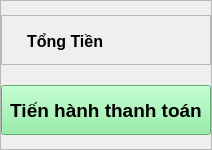
                         <widget class="QFrame" name="frame_17">
                          <property name="sizePolicy">
                           <sizepolicy hsizetype="Preferred" vsizetype="Preferred">
                            <horstretch>0</horstretch>
                            <verstretch>0</verstretch>
                           </sizepolicy>
                          </property>
                          <property name="minimumSize">
                           <size>
                            <width>0</width>
                            <height>150</height>
                           </size>
                          </property>
                          <property name="maximumSize">
                           <size>
                            <width>16777215</width>
                            <height>150</height>
                           </size>
                          </property>
                          <property name="frameShape">
                           <enum>QFrame::StyledPanel</enum>
                          </property>
                          <property name="frameShadow">
                           <enum>QFrame::Raised</enum>
                          </property>
                          <layout class="QVBoxLayout" name="verticalLayout_11">
                           <property name="leftMargin">
                            <number>0</number>
                           </property>
                           <property name="topMargin">
                            <number>0</number>
                           </property>
                           <property name="rightMargin">
                            <number>0</number>
                           </property>
                           <property name="bottomMargin">
                            <number>0</number>
                           </property>
                           <item>
                            <widget class="QFrame" name="frame_16">
                             <property name="maximumSize">
                              <size>
                               <width>16777215</width>
                               <height>50</height>
                              </size>
                             </property>
                             <property name="font">
                              <font>
                               <pointsize>13</pointsize>
                              </font>
                             </property>
                             <property name="frameShape">
                              <enum>QFrame::StyledPanel</enum>
                             </property>
                             <property name="frameShadow">
                              <enum>QFrame::Raised</enum>
                             </property>
                             <layout class="QHBoxLayout" name="horizontalLayout_8">
                              <property name="leftMargin">
                               <number>11</number>
                              </property>
                              <property name="topMargin">
                               <number>0</number>
                              </property>
                              <property name="bottomMargin">
                               <number>0</number>
                              </property>
                              <item alignment="Qt::AlignRight">
                               <widget class="QLabel" name="label">
                                <property name="sizePolicy">
                                 <sizepolicy hsizetype="Preferred" vsizetype="Fixed">
                                  <horstretch>0</horstretch>
                                  <verstretch>0</verstretch>
                                 </sizepolicy>
                                </property>
                                <property name="minimumSize">
                                 <size>
                                  <width>0</width>
                                  <height>50</height>
                                 </size>
                                </property>
                                <property name="font">
                                 <font>
                                  <pointsize>12</pointsize>
                                  <weight>75</weight>
                                  <bold>true</bold>
                                 </font>
                                </property>
                                <property name="text">
                                 <string>Tổng Tiền</string>
                                </property>
                               </widget>
                              </item>
                              <item>
                               <widget class="QLabel" name="total_bill_label">
                                <property name="sizePolicy">
                                 <sizepolicy hsizetype="Preferred" vsizetype="Fixed">
                                  <horstretch>0</horstretch>
                                  <verstretch>0</verstretch>
                                 </sizepolicy>
                                </property>
                                <property name="minimumSize">
                                 <size>
                                  <width>0</width>
                                  <height>50</height>
                                 </size>
                                </property>
                                <property name="font">
                                 <font>
                                  <pointsize>13</pointsize>
                                 </font>
                                </property>
                                <property name="styleSheet">
                                 <string notr="true">#total_bill_label{
	color: #d62828;
}</string>
                                </property>
                                <property name="text">
                                 <string/>
                                </property>
                                <property name="alignment">
                                 <set>Qt::AlignRight|Qt::AlignTrailing|Qt::AlignVCenter</set>
                                </property>
                               </widget>
                              </item>
                             </layout>
                            </widget>
                           </item>
                           <item>
                            <widget class="QToolButton" name="checkout_btn">
                             <property name="sizePolicy">
                              <sizepolicy hsizetype="Preferred" vsizetype="Fixed">
                               <horstretch>0</horstretch>
                               <verstretch>0</verstretch>
                              </sizepolicy>
                             </property>
                             <property name="minimumSize">
                              <size>
                               <width>0</width>
                               <height>50</height>
                              </size>
                             </property>
                             <property name="font">
                              <font>
                               <pointsize>14</pointsize>
                               <weight>75</weight>
                               <bold>true</bold>
                              </font>
                             </property>
                             <property name="styleSheet">
                              <string notr="true">#checkout_btn{
	background-color: #80ed99;
	
}

#checkout_btn:hover{
	background-color: #6c757d;
	color: rgb(255, 255, 255)
}</string>
                             </property>
                             <property name="text">
                              <string>Tiến hành thanh toán</string>
                             </property>
                            </widget>
                           </item>
                          </layout>
                         </widget>
